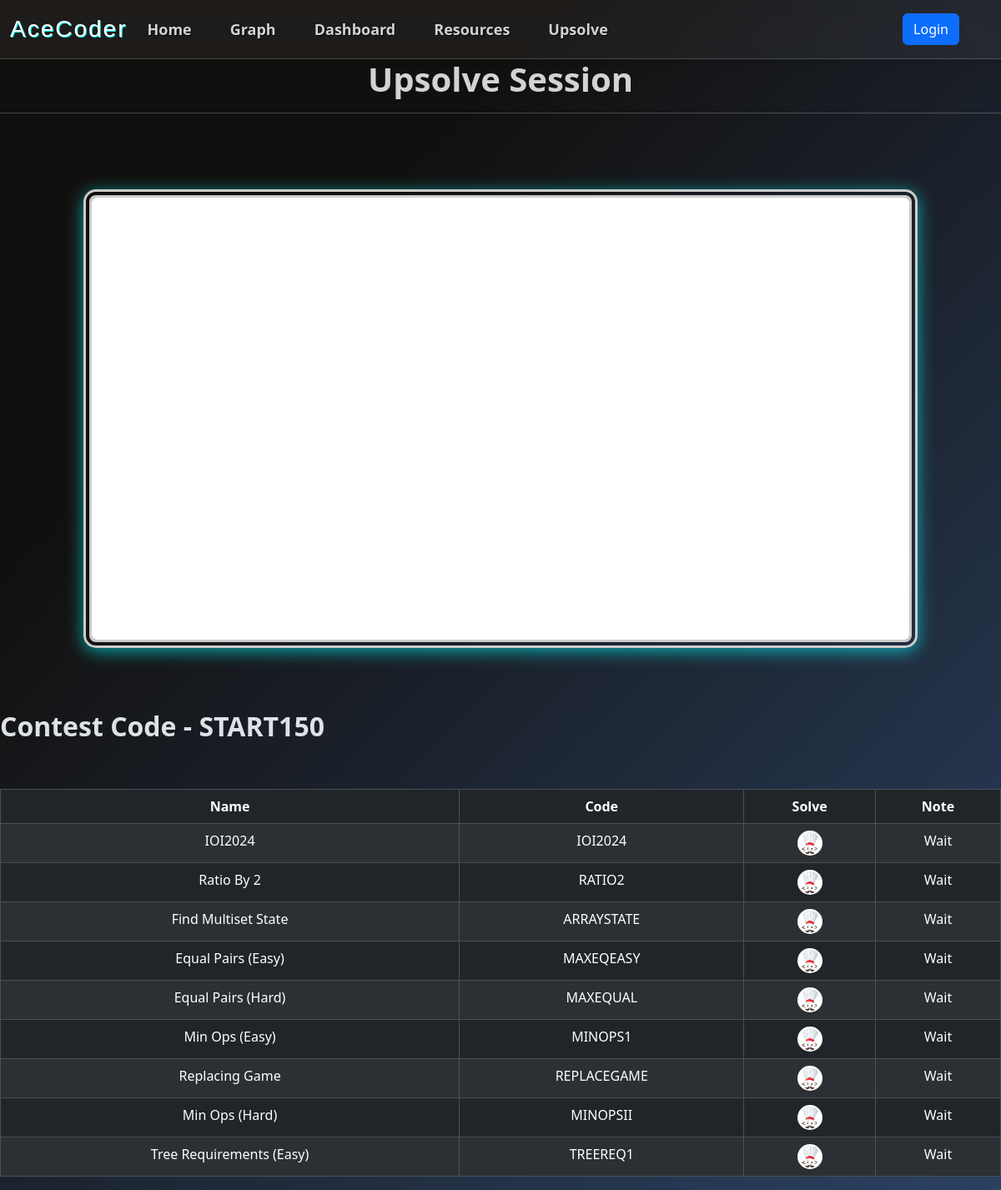
Page /upsolve/START150/ on the committed database.
### upsolve/models.py (models this page shows, shortened)
class Contest(models.Model):
    name = models.CharField(max_length=10, primary_key=True)
    contest = models.CharField(max_length=50)
    link = models.URLField()
    solution_link = models.URLField(default='')
    date = models.DateField()
    duration = models.SmallIntegerField()
    contest_problems = models.ManyToManyField(ContestProblem)

class ContestProblem(models.Model):
    name = models.CharField(max_length=100)
    code = models.CharField(max_length=50)
    problem_link = models.URLField(default='')
    successful_submissions = models.IntegerField()
    accuracy = models.FloatField()

### upsolve/views.py (the view)
# urls.py: path("<str:contest_name>/", views.contest_page, name="contest_page"),
def contest_page(request, contest_name):
    contest = get_object_or_404(Contest, name=contest_name)
    solution_link = contest.solution_link
    problems = contest.contest_problems.all()
    context = {
        'contest_name': contest_name,
        'problems': problems,
        'solution_link': solution_link
    }
    return render(request, 'contest_page.html', context)

### AceCoder/context_processors.py (called while the page is built)
def add_is_admin(request):
    is_admin = False
    is_faculty = False
    if request.user.is_authenticated:
        is_admin = request.user.groups.filter(name='admin').exists()
        is_faculty = request.user.groups.filter(name='Faculty').exists()
    return {'is_admin': is_admin, 'is_faculty': is_faculty}

### upsolve/templates/contest_page.html (shortened to what this page needs)
{% extends "base.html" %}
{% load static %}
{% block content %}
<h1 style="font-weight: bold; text-align: center; color: lightgrey">Upsolve Session</h1>
<hr>
<div class="d-flex justify-content-center align-items-center" style="height: 700px; justify-content: center">
    <div class="iframe-container">
        <iframe width="1000" height="550" src="https://www.youtube.com/embed/{{solution_link|slice:"32:"}}" frameborder="0" allow="accelerometer; autoplay; clipboard-write; encrypted-media; gyroscope; picture-in-picture" allowfullscreen></iframe>
    </div>
</div>
<h2 style="font-weight: bold"> Contest Code - {{contest_name}} </h2>
    <br><br>
    <div class="table-responsive">
        <table class="table table-striped table-bordered">
            <thead>
                <tr style="text-align: center">
                    <th> Name </th>
                    <th> Code </th>
                    <th> Solve </th>
                    <th> Note </th>
                </tr>
            </thead>
            <tbody>
                {% for problem in problems %}
                <tr style="text-align: center">
                    <td> {{problem.name}} </td>
                    <td> {{problem.code}} </td>
                    <td> <a href="{{problem.problem_link}}" target="_blank"> <img src="{% static "Images/codechef_icon.jpg" %}" alt="cf" style="width:30px; height:30px; border-radius: 50%"> </a> </td>
                    <td> Wait </td>
                </tr>
                {% endfor %}
            </tbody>
        </table>
    </div>
{% endblock %}

### templates/base.html (style rules this page uses)
html, body { min-height: 100vh; margin: 0; }

### upsolve/templates/contest_page.html (style rules this page uses)
.iframe-container { position: relative; width: 1000px; height: 550px; border: 10px double #ccc; border-radius: 15px; box-shadow: 0 4px 20px rgba(0, 255, 255, 0.6); overflow: hidden; }
.iframe-container iframe { width: 100%; height: 100%; border: none; }

### rows in the picture
ContestProblem: name "IOI2024", code "IOI2024"
ContestProblem: name "Ratio By 2", code "RATIO2"
ContestProblem: name "Find Multiset State", code "ARRAYSTATE"
ContestProblem: name "Equal Pairs (Easy)", code "MAXEQEASY"
ContestProblem: name "Equal Pairs (Hard)", code "MAXEQUAL"
ContestProblem: name "Min Ops (Easy)", code "MINOPS1"
ContestProblem: name "Replacing Game", code "REPLACEGAME"
ContestProblem: name "Min Ops (Hard)", code "MINOPSII"
ContestProblem: name "Tree Requirements (Easy)", code "TREEREQ1"

### other values in the picture
{{ contest_name }} "START150"
